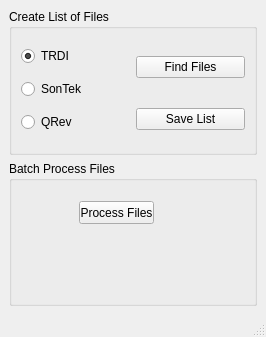
<?xml version="1.0" encoding="UTF-8"?>
<ui version="4.0">
 <class>mainWindow</class>
 <widget class="QMainWindow" name="mainWindow">
  <property name="geometry">
   <rect>
    <x>0</x>
    <y>0</y>
    <width>266</width>
    <height>337</height>
   </rect>
  </property>
  <property name="windowTitle">
   <string>QRevPy Batch Processing</string>
  </property>
  <widget class="QWidget" name="centralwidget">
   <layout class="QGridLayout" name="gridLayout_2">
    <item row="0" column="0">
     <widget class="QGroupBox" name="gb_create_list">
      <property name="title">
       <string>Create List of Files</string>
      </property>
      <layout class="QGridLayout" name="gridLayout">
       <item row="0" column="0" rowspan="2">
        <layout class="QVBoxLayout" name="verticalLayout">
         <property name="spacing">
          <number>12</number>
         </property>
         <item>
          <widget class="QRadioButton" name="rb_trdi">
           <property name="text">
            <string>TRDI</string>
           </property>
           <property name="checked">
            <bool>true</bool>
           </property>
          </widget>
         </item>
         <item>
          <widget class="QRadioButton" name="rb_sontek">
           <property name="text">
            <string>SonTek</string>
           </property>
          </widget>
         </item>
         <item>
          <widget class="QRadioButton" name="rb_qrev">
           <property name="text">
            <string>QRev</string>
           </property>
          </widget>
         </item>
        </layout>
       </item>
       <item row="0" column="1">
        <widget class="QPushButton" name="pb_find">
         <property name="text">
          <string>Find Files</string>
         </property>
        </widget>
       </item>
       <item row="1" column="1">
        <widget class="QPushButton" name="pb_save">
         <property name="text">
          <string>Save List</string>
         </property>
        </widget>
       </item>
      </layout>
     </widget>
    </item>
    <item row="1" column="0">
     <widget class="QGroupBox" name="gb_process">
      <property name="title">
       <string>Batch Process Files</string>
      </property>
      <widget class="QPushButton" name="pb_process">
       <property name="geometry">
        <rect>
         <x>70</x>
         <y>40</y>
         <width>75</width>
         <height>23</height>
        </rect>
       </property>
       <property name="text">
        <string>Process Files</string>
       </property>
      </widget>
      <widget class="QLabel" name="txt_status">
       <property name="geometry">
        <rect>
         <x>20</x>
         <y>90</y>
         <width>211</width>
         <height>41</height>
        </rect>
       </property>
       <property name="text">
        <string/>
       </property>
      </widget>
     </widget>
    </item>
   </layout>
  </widget>
  <widget class="QStatusBar" name="statusbar"/>
 </widget>
 <resources/>
 <connections/>
</ui>
